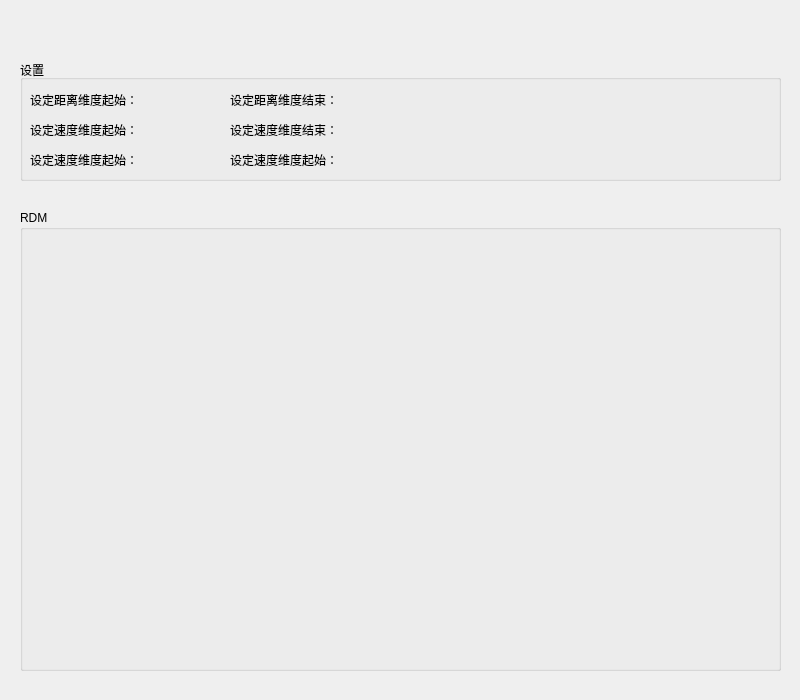
<?xml version="1.0" encoding="UTF-8"?>
<ui version="4.0">
 <class>eol_rdm_debug_window</class>
 <widget class="QWidget" name="eol_rdm_debug_window">
  <property name="geometry">
   <rect>
    <x>0</x>
    <y>0</y>
    <width>800</width>
    <height>700</height>
   </rect>
  </property>
  <property name="windowTitle">
   <string>Form</string>
  </property>
  <widget class="QGroupBox" name="rdm_data_groupBox">
   <property name="geometry">
    <rect>
     <x>20</x>
     <y>210</y>
     <width>761</width>
     <height>461</height>
    </rect>
   </property>
   <property name="title">
    <string>RDM</string>
   </property>
  </widget>
  <widget class="QGroupBox" name="set_groupBox">
   <property name="geometry">
    <rect>
     <x>20</x>
     <y>60</y>
     <width>761</width>
     <height>121</height>
    </rect>
   </property>
   <property name="title">
    <string>设置</string>
   </property>
   <widget class="QLabel" name="velocity_start_label">
    <property name="geometry">
     <rect>
      <x>10</x>
      <y>60</y>
      <width>141</width>
      <height>20</height>
     </rect>
    </property>
    <property name="text">
     <string>设定速度维度起始：</string>
    </property>
   </widget>
   <widget class="QLabel" name="range_start_label">
    <property name="geometry">
     <rect>
      <x>10</x>
      <y>30</y>
      <width>141</width>
      <height>20</height>
     </rect>
    </property>
    <property name="text">
     <string>设定距离维度起始：</string>
    </property>
   </widget>
   <widget class="QLabel" name="velocity_end_label">
    <property name="geometry">
     <rect>
      <x>210</x>
      <y>60</y>
      <width>141</width>
      <height>20</height>
     </rect>
    </property>
    <property name="text">
     <string>设定速度维度结束：</string>
    </property>
   </widget>
   <widget class="QLabel" name="range_end_label">
    <property name="geometry">
     <rect>
      <x>210</x>
      <y>30</y>
      <width>141</width>
      <height>20</height>
     </rect>
    </property>
    <property name="text">
     <string>设定距离维度结束：</string>
    </property>
   </widget>
   <widget class="QLabel" name="channel_start_label">
    <property name="geometry">
     <rect>
      <x>10</x>
      <y>90</y>
      <width>141</width>
      <height>20</height>
     </rect>
    </property>
    <property name="text">
     <string>设定速度维度起始：</string>
    </property>
   </widget>
   <widget class="QLabel" name="channel_end_label">
    <property name="geometry">
     <rect>
      <x>210</x>
      <y>90</y>
      <width>141</width>
      <height>20</height>
     </rect>
    </property>
    <property name="text">
     <string>设定速度维度起始：</string>
    </property>
   </widget>
  </widget>
 </widget>
 <resources/>
 <connections/>
</ui>
